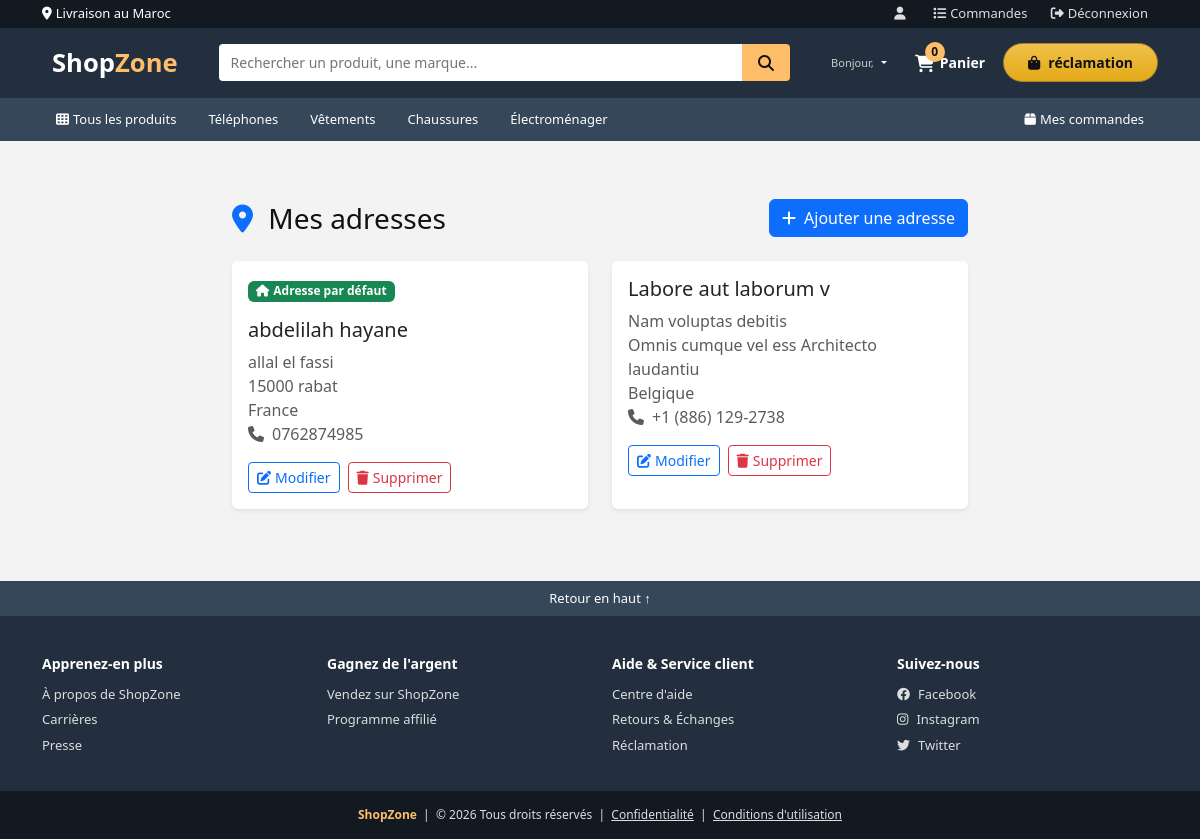
The app's page /mes-adresses/ (signed in) with its own data.
### store/models.py (models this page shows, shortened)
class Adresse(models.Model):
    utilisateur = models.ForeignKey(User, on_delete=models.CASCADE)
    nom_complet = models.CharField(max_length=200)
    rue = models.CharField(max_length=200)
    ville = models.CharField(max_length=100)
    code_postal = models.CharField(max_length=20)
    pays = models.CharField(max_length=100, default='France')
    telephone = models.CharField(max_length=20)
    est_defaut = models.BooleanField(default=False)
    class Meta:
        verbose_name_plural = "Adresses"

### store/views.py (the view)
# urls.py: path('mes-adresses/', views.mes_adresses, name='mes_adresses'),
@login_required(login_url='connexion')
def mes_adresses(request):
    adresses = Adresse.objects.filter(utilisateur=request.user)
    return render(request, 'store/mes_adresses.html', {
        'adresses': adresses,
    })

### ecommerce/__init__.py (called while the page is built)
def patched_copy(x):
    if isinstance(x, RenderContext):
        new_context = RenderContext()
        new_context.dicts = x.dicts[:]
        return new_context
    return original_copy(x)

### store/context_processors.py (called while the page is built)
def panier_count(request):
    count = 0
    if request.user.is_authenticated:
        try:
            count = Panier.objects.filter(utilisateur=request.user).count()
        except Exception:
            count = 0
    return {'panier_count': count}

### store/templates/store/mes_adresses.html (shortened to what this page needs)
{% extends 'store/base.html' %}
{% load static %}
{% block content %}
<div class="container my-5">
    <div class="row">
        <div class="col-lg-8 mx-auto">
            <div class="d-flex justify-content-between align-items-center mb-4">
                <h1 class="h3 mb-0">
                    <i class="fas fa-map-marker-alt text-primary me-2"></i>
                    Mes adresses
                </h1>
                <a href="{% url 'ajouter_adresse' %}" class="btn btn-primary">
                    <i class="fas fa-plus me-2"></i>Ajouter une adresse
                </a>
            </div>
            {% if adresses %}
                <div class="row">
                    {% for adresse in adresses %}
                        <div class="col-md-6 mb-4">
                            <div class="card h-100 border-0 shadow-sm">
                                <div class="card-body">
                                    {% if adresse.est_defaut %}
                                        <div class="badge bg-success mb-3">
                                            <i class="fas fa-home me-1"></i>Adresse par défaut
                                        </div>
                                    {% endif %}
                                    <h5 class="card-title">{{ adresse.nom_complet }}</h5>
                                    <div class="text-muted mb-3">
                                        <div>{{ adresse.rue }}</div>
                                        <div>{{ adresse.code_postal }} {{ adresse.ville }}</div>
                                        <div>{{ adresse.pays }}</div>
                                        <div><i class="fas fa-phone me-2"></i>{{ adresse.telephone }}</div>
                                    </div>
                                    <div class="d-flex gap-2">
                                        <a href="{% url 'modifier_adresse' adresse.id %}" class="btn btn-outline-primary btn-sm">
                                            <i class="fas fa-edit me-1"></i>Modifier
                                        </a>
                                        <a href="{% url 'supprimer_adresse' adresse.id %}" class="btn btn-outline-danger btn-sm"
                                           onclick="return confirm('Êtes-vous sûr de vouloir supprimer cette adresse ?')">
                                            <i class="fas fa-trash me-1"></i>Supprimer
                                        </a>
                                    </div>
                                </div>
                            </div>
                        </div>
                    {% endfor %}
                </div>
            {% endif %}
        </div>
    </div>
</div>
{% endblock %}

### store/templates/store/base.html (style rules this page uses)
* { margin: 0; padding: 0; box-sizing: border-box; }
body { font-family: 'Segoe UI', Arial, sans-serif; background: #f3f3f3; color: #111; }

### records on screen
Adresse: est_defaut True (drawn), nom_complet "abdelilah hayane", rue "allal el fassi", code_postal "15000", ville "rabat", pays "France", telephone "0762874985"
Adresse: nom_complet "Labore aut laborum v", rue "Nam voluptas debitis", code_postal "Omnis cumque vel ess", ville "Architecto laudantiu", pays "Belgique", telephone "+1 (886) 129-2738"

### other values on screen
{{ panier_count|default:0 }} "0"
